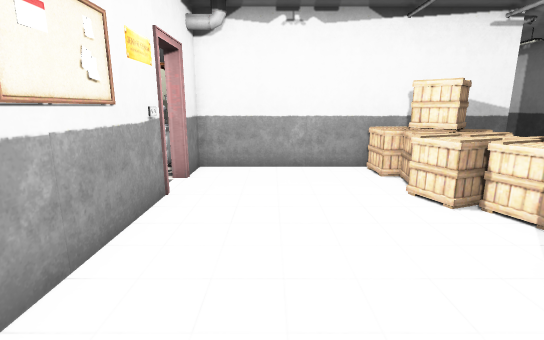
[1] (above)

14 first-person views from a walk through a 3-D level made in the Unity game engine. The camera is 1.2 m above the floor, tilts 12° down and sees 85° across. The floor is counted in squares, 0.5 m on a side. Each view is taken from the middle of a square. On the plan, view 1 faces up. The plan holds only what a view shows up to about 19 squares ahead; the rest is blank. The place goes on beyond the plan. Door leaves are left out, so doorways stand open.

[2]
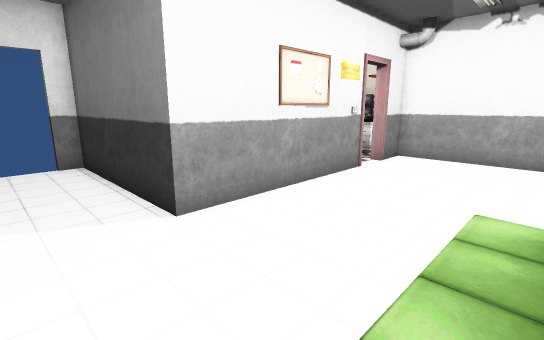

[3]
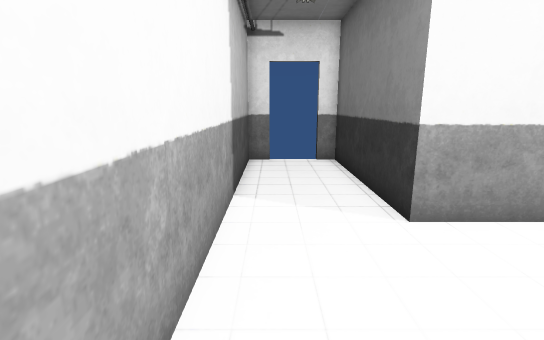

[4]
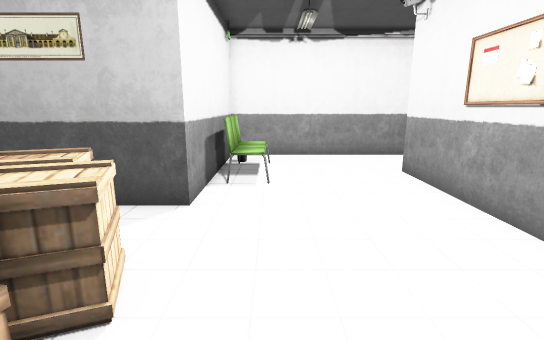

[5]
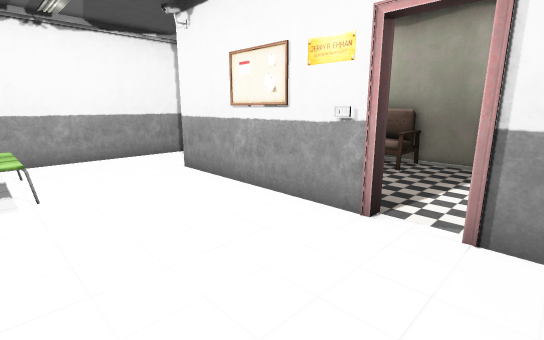

[6]
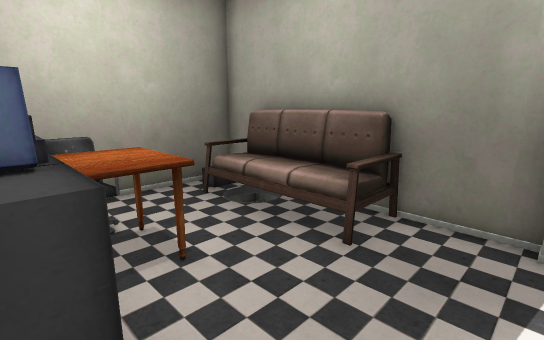

[7]
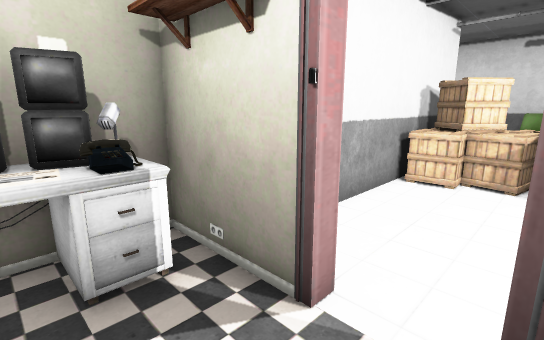

[8]
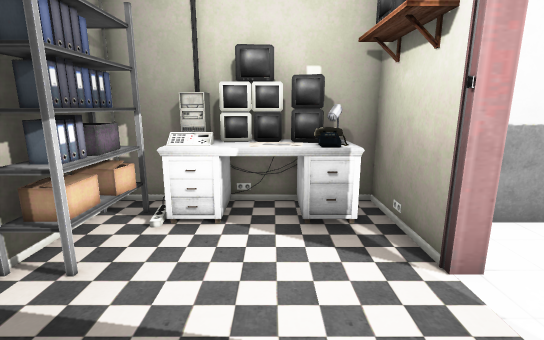

[9]
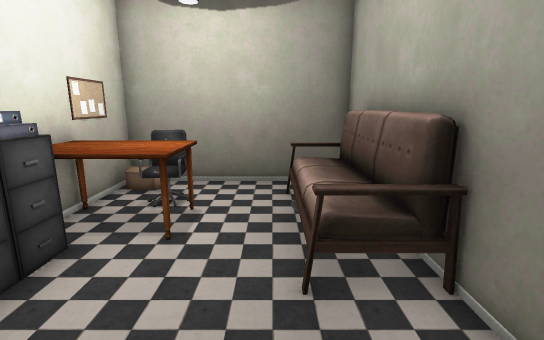

[10]
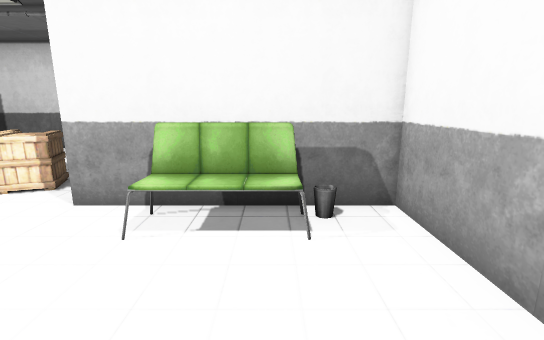

[11]
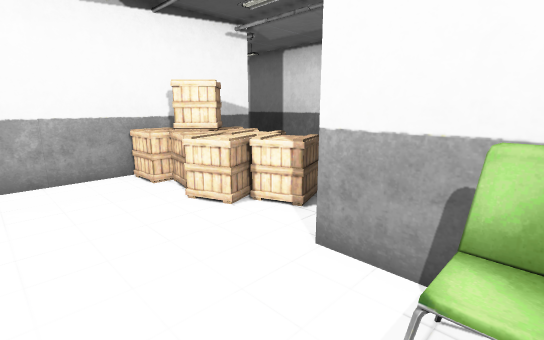

[12]
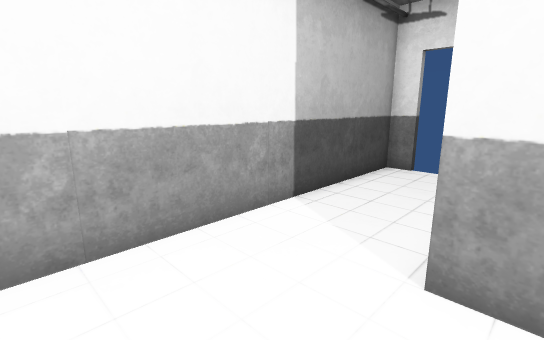

[13]
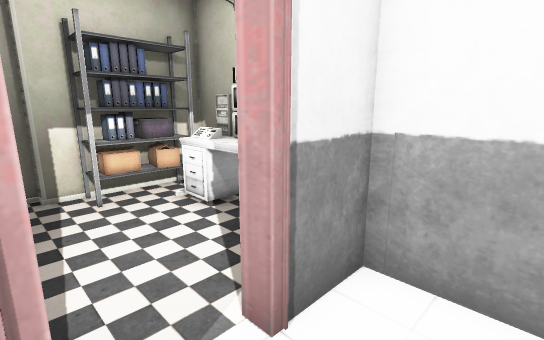

[14]
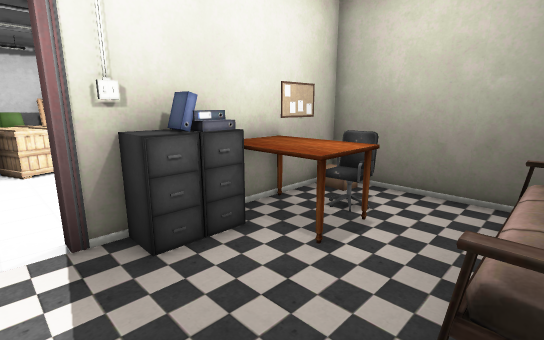

### Floor plan
Points are (right, up) in squares from view 1. A wall is a line through its corners. A room is listed if a view was taken in it or the views show most of it. See-through windows are left out.
Room 1 (views 1, 2, 3, 4, 5, 10, 11, 12, 13)
walls: (-3, 8.1) (-3, -0.1) (-10.7, -0.1) (-10.7, -1); (8.5, 11.9) (-3, 11.9) (-3, 9.9); (-10.7, -3) (-10.7, -4.1) (4.1, -4.1) (4.1, 3.9) (8.5, 3.9)
ways out: open door at (-3, 9.5) to room 2; open door at (-11, -2)
objects: other object (4, 6) to (7, 9); other object (4, 10) to (5, 11); other object (5, 11) to (7, 11); other object (6, 10) to (7, 10)
Room 2 (views 6, 7, 8, 9, 14)
walls: (-8.9, 9.9) (-10, 9.9); (-10.4, 9) (-10.4, 0.4) (-3.4, 0.4) (-3.4, 8.1); (-9.1, 10.4) (-9.8, 10.4); (-9.1, 10.6) (-9.6, 10.6); (-3.4, 9.9) (-3.4, 13.5) (-10, 13.5); (-9.1, 12.1) (-9.1, 10.8) (-9.7, 10.8); (-10, 11.9) (-10, 9); (-5.6, 12.6) (-6.5, 12.6); (-8.9, 12.6) (-8.9, 10.1) (-9.8, 10.1); (-5.9, 12.9) (-6.5, 12.8); (-7.5, 13.5) (-7.5, 12.9)
low walls: (-9.7, 10.8) (-9.7, 10.1); (-7.4, 11.9) (-8.2, 11.9); (-8.9, 12.2) (-9, 11.5)
ways out: open door at (-3, 9.5) to room 1
objects: other object (-10, 2) to (-9, 7); other object (-7, 12) to (-6, 13); other object (-6, 2) to (-5, 3); other object (-6, 3) to (-4, 5); other object (-5, 12); other object (-4, 5) to (-4, 6); other object (-4, 7); other object (-4, 12)

Positions as (right, up) in squares from view 1, and headings:
1: (0, 0), facing up
2: (3, -3), facing up-left
3: (3, -3), facing left
4: (2, 11), facing down
5: (3, 11), facing down-left
6: (-4, 9), facing down-left
7: (-6, 8), facing up-right
8: (-6, 6), facing up
9: (-8, 10), facing down
10: (-3, -1), facing right
11: (0, 1), facing up-right
12: (1, 1), facing down-left
13: (-1, 8), facing up-left
14: (-9, 9), facing down-right
